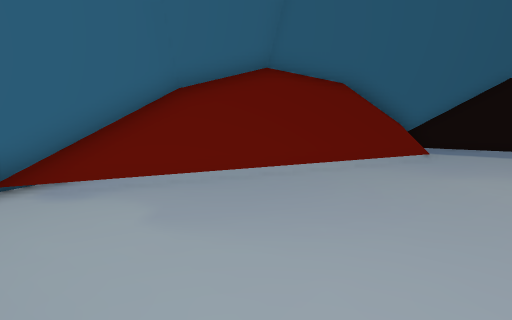
view 1 (above)

15 first-person views from a walk through a Unity game level. The camera is 1.4 m above the floor, tilts 10° down and sees 80° across. The floor is counted in squares, 1 m on a side. Each view is taken from the middle of a square. On the plan, view 1 faces up. The plan holds only what a view shows up to about 14 squares ahead; the rest is blank. The place goes on beyond the plan. The player character is not drawn.

view 2
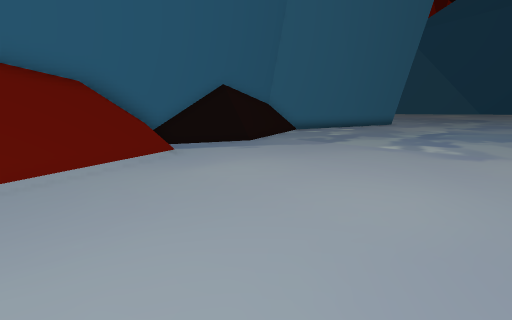

view 3
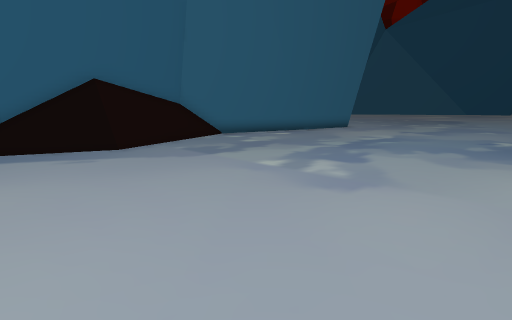

view 4
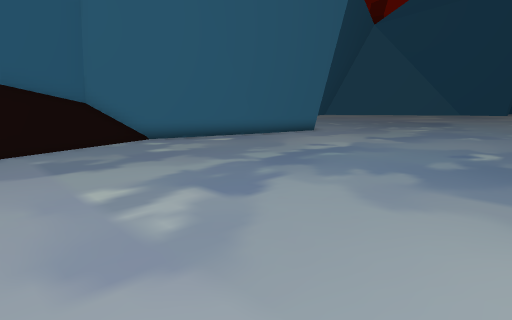

view 5
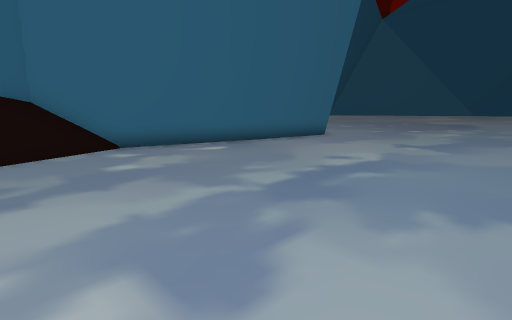

view 6
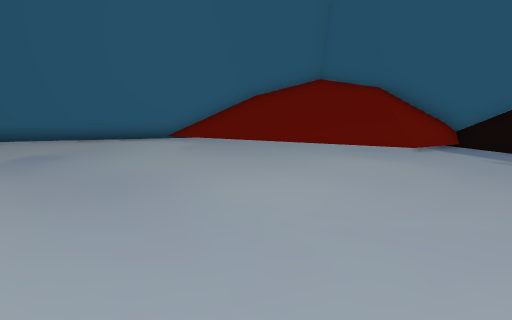

view 7
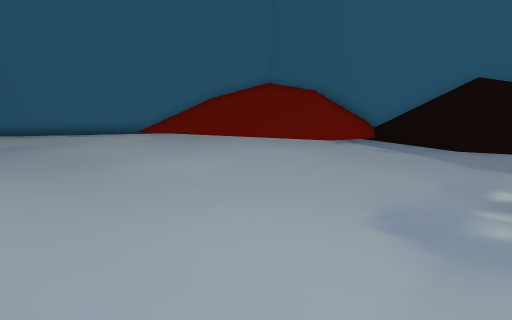

view 8
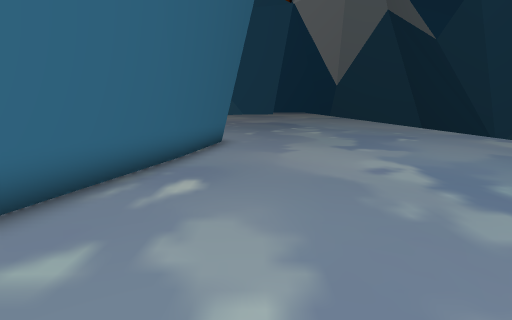

view 9
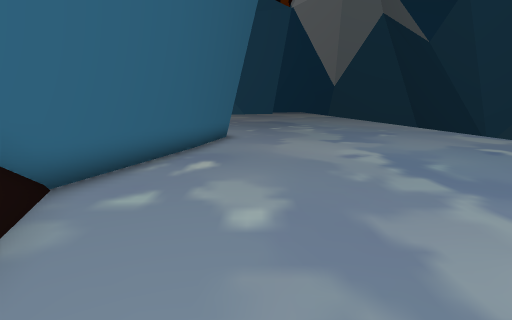

view 10
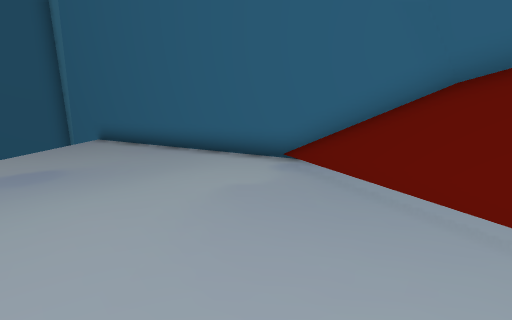

view 11
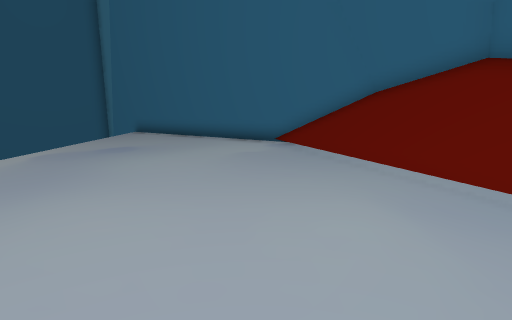

view 12
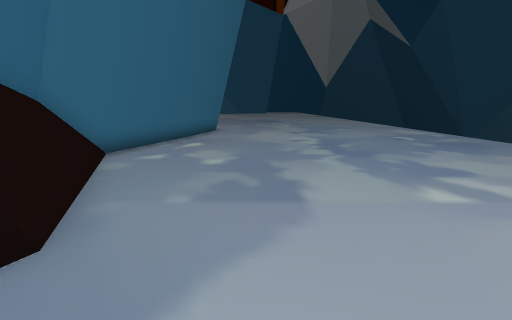

view 13
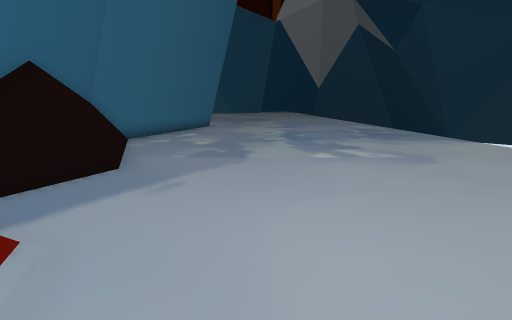

view 14
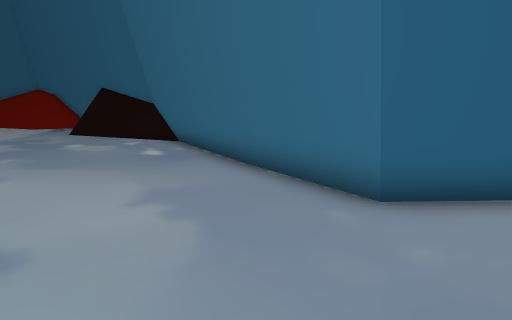

view 15
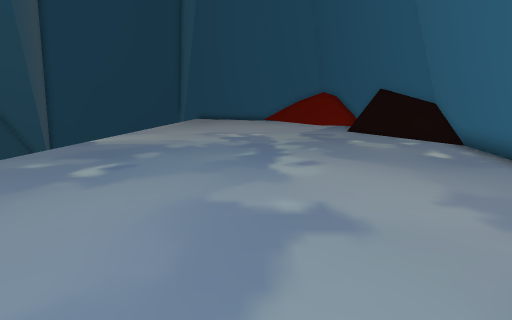

### Floor plan
Key: @ floor where view 1 was taken; # wall or solid block; . floor; / step, stairs or slope; = window, fence, low wall or low ledge; O other object.
Columns run from 8 left of view 1 to 26 right of it. Each row starts with its distance up from view 1.
 11              ##############      ##
 10         #######=####......#####==#.
  9        ###/// .................##..
  8       ##/////......................
  7      ##////........................
  6     ##O/...........................
  5     #..............................
  4    ##..............................
  3   ##...............................
  2   #................................
  1  ##................................
  0 ##......@..........................
 -1 #..................................
 -2 #................. .......... .....
 -3 #

Positions as (right, up) in squares from view 1, and headings:
1: (0, 0), facing up
2: (0, 0), facing up-right
3: (5, -1), facing up-right
4: (9, -1), facing up-right
5: (11, 1), facing up-right
6: (8, -2), facing up-left
7: (11, -2), facing up-left
8: (12, 8), facing right
9: (10, 8), facing right
10: (4, 4), facing left
11: (8, 4), facing left
12: (6, 7), facing right
13: (2, 6), facing right
14: (26, 5), facing up-left
15: (26, 4), facing left
